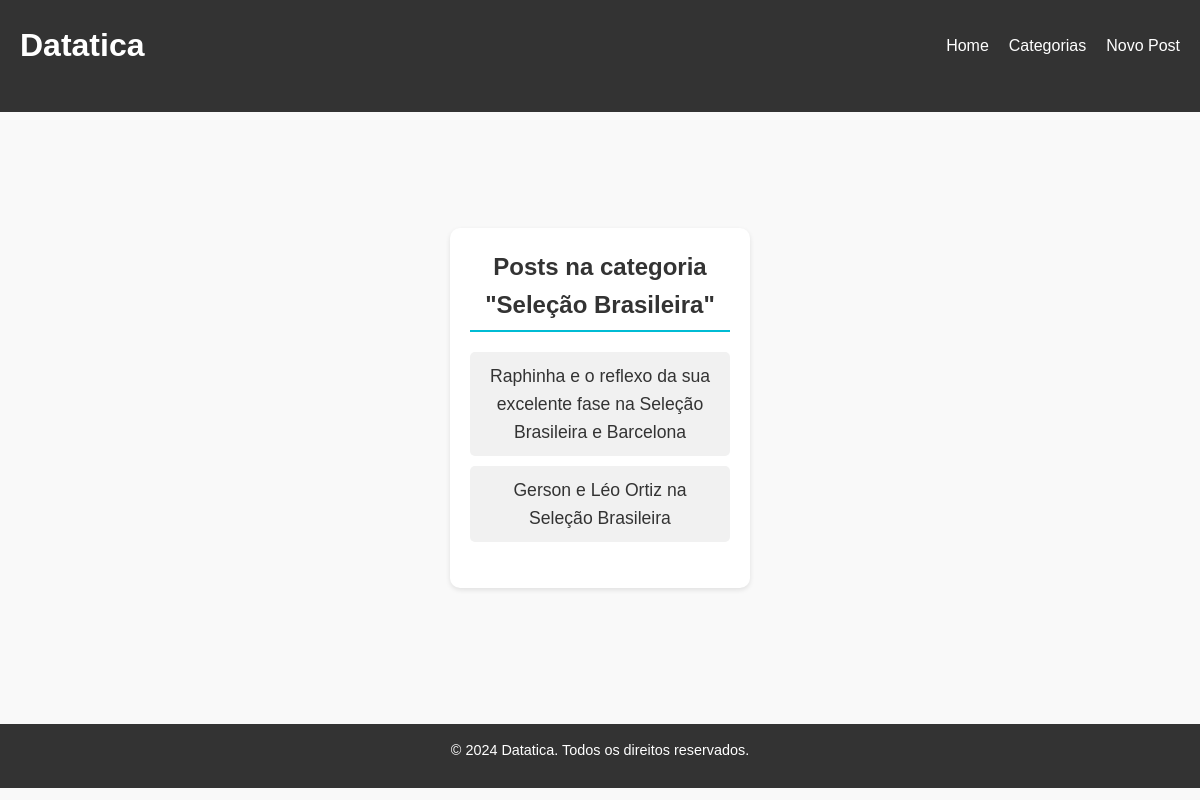
The page /categoria/2/ on the database its author committed.
### posts/models.py (models this page shows, shortened)
class Category(models.Model):
    nome = models.CharField(max_length=100, unique=True)
    descricao = models.TextField(blank=True)

class Post(models.Model):
    titulo = models.CharField(max_length=200)
    conteudo = models.TextField()  # Armazena HTML
    data_postagem = models.DateTimeField(auto_now_add=True)
    categorias = models.ManyToManyField('Category', related_name='posts')

### posts/views.py (the view)
# urls.py: path('categoria/<int:id>/', views.detalhes_categoria, name='detalhes_categoria'),
def detalhes_categoria(request, id):
    categoria = get_object_or_404(Category, id=id)
    posts = categoria.posts.order_by('-data_postagem')
    return render(request, 'posts/listar_posts.html', {'posts': posts, 'categoria': categoria})

### posts/templates/posts/listar_posts.html
{% extends 'base.html' %}
{% block content %}
<section class="categories">
    {% if categoria %}
        <h2 class="categories-title">Posts na categoria "{{ categoria.nome }}"</h2>
    {% else %}
        <h2 class="categories-title">Posts</h2>
    {% endif %}
    <ul class="category-list">
        {% for post in posts %}
            <li class="category-item">
                <a href="{% url 'detalhes_post' post.id %}" class="category-link">{{ post.titulo }}</a>
            </li>
        {% endfor %}
    </ul>
    <br>
</section>
{% endblock %}

### static/style.css (style rules this page uses)
* { margin: 0; padding: 0; box-sizing: border-box; }
body { font-family: Arial, sans-serif; line-height: 1.6; background-color: #f9f9f9; color: #333; display: grid; justify-content: center; align-items: center; }
.categories { background: #fff; padding: 20px; border-radius: 10px; box-shadow: 0 2px 5px rgba(0, 0, 0, 0.1); width: 300px; text-align: center; }
.categories-title { font-size: 1.5em; margin-bottom: 20px; color: #333; font-weight: bold; border-bottom: 2px solid #00bcd4; display: inline-block; padding-bottom: 5px; }
.category-list { list-style: none; padding: 0; }
.category-item { margin-bottom: 10px; text-decoration: none; }
.category-item:last-child { margin-bottom: 0; }
.category-link { text-decoration: none; font-size: 1.1em; color: #333; background-color: #f1f1f1; padding: 10px 15px; border-radius: 5px; display: block; transition: background-color 0.3s, transform 0.3s, color 0.3s; }

### rows shown on the page
Category: nome "Seleção Brasileira"
Post: titulo "Raphinha e o reflexo da sua excelente fase na Seleção Brasileira e Barcelona"
Post: titulo "Gerson e Léo Ortiz na Seleção Brasileira"
